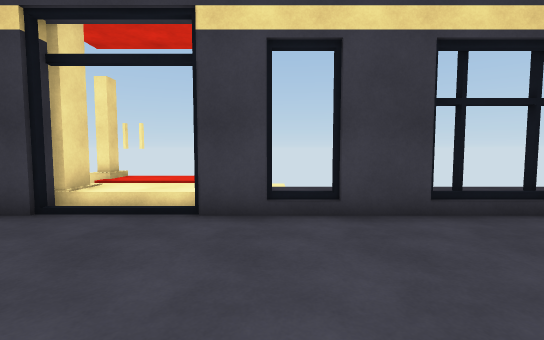
[1] (above)

17 first-person views from a walk through a scene from a Unity 3-D project. The camera is 1.3 m above the floor, tilts 4° down and sees 85° across. The floor is counted in squares, 1 m on a side. Each view is taken from the middle of a square. On the plan, view 1 faces up. The plan holds only what a view shows up to about 14 squares ahead; the rest is blank. The place goes on beyond the plan. The player is left out. Door leaves are left out, so doorways stand open.

[2]
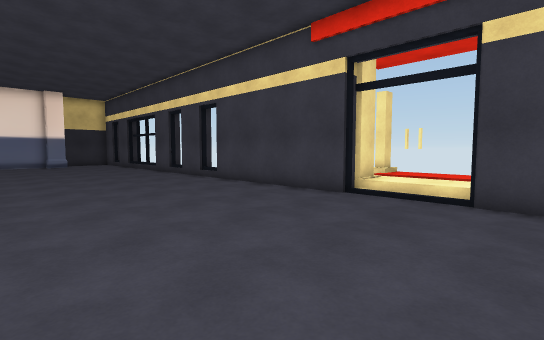

[3]
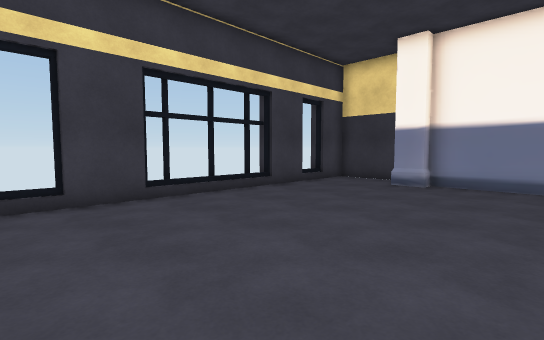

[4]
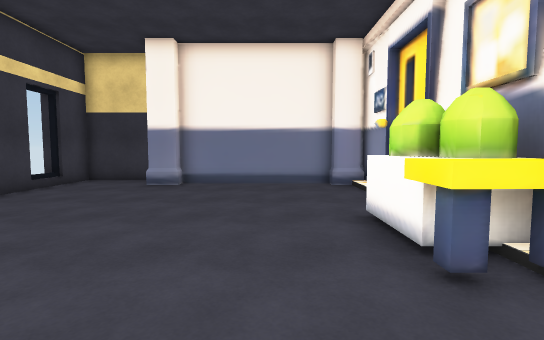

[5]
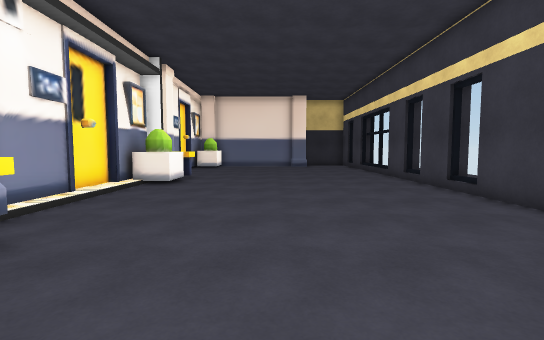

[6]
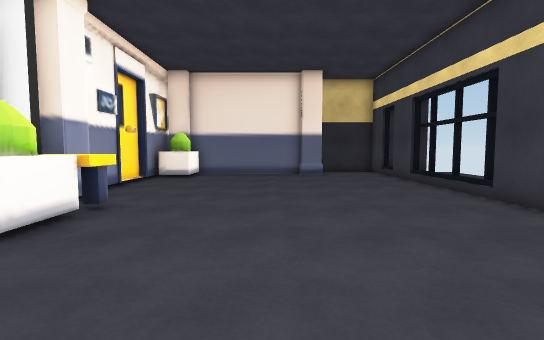

[7]
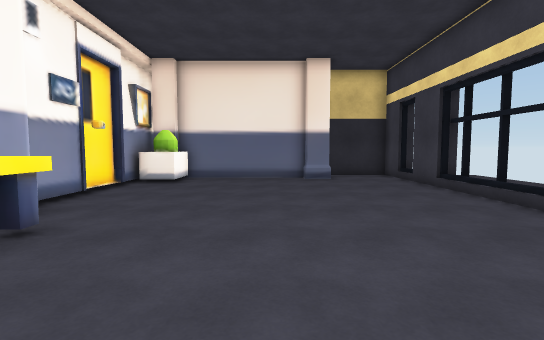

[8]
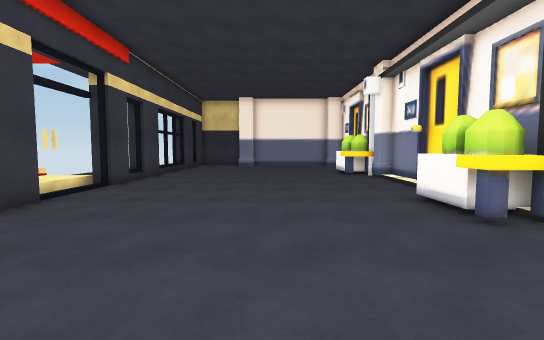

[9]
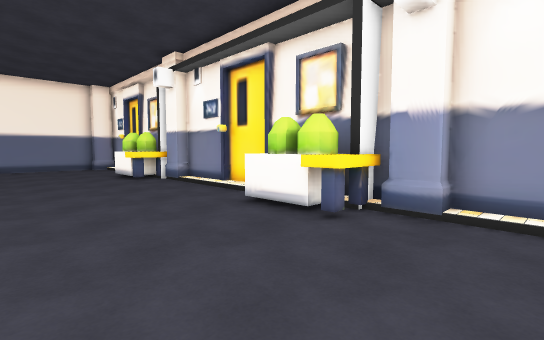

[10]
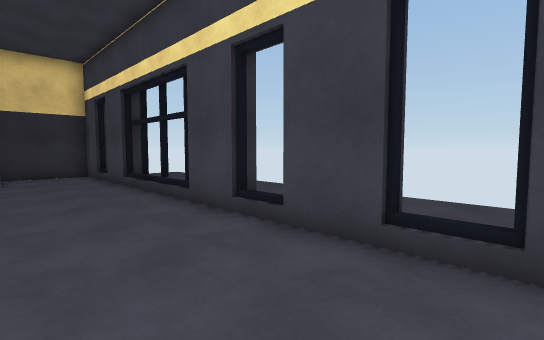

[11]
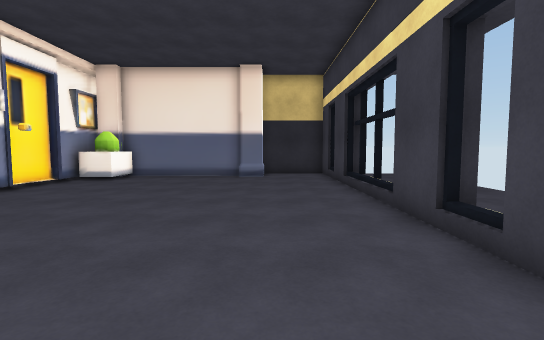

[12]
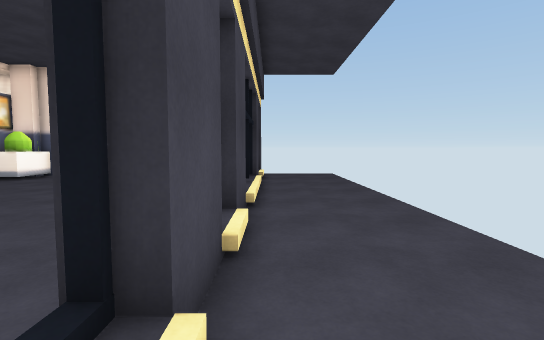

[13]
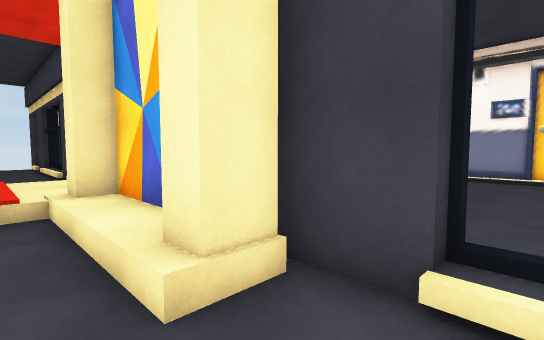

[14]
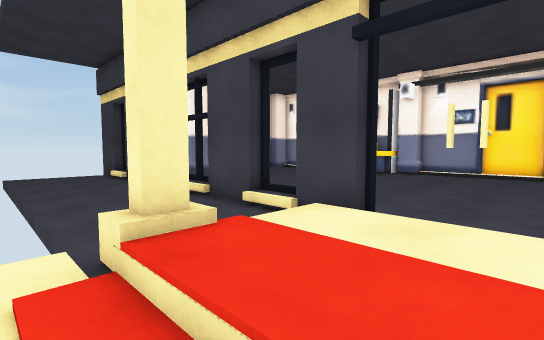

[15]
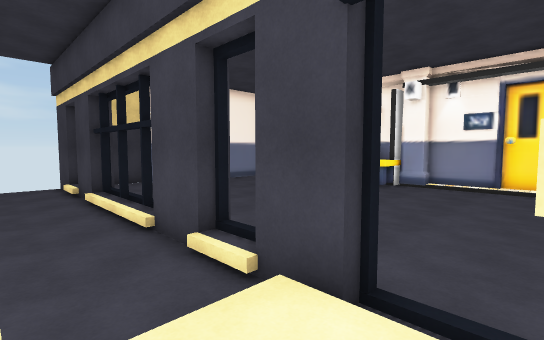

[16]
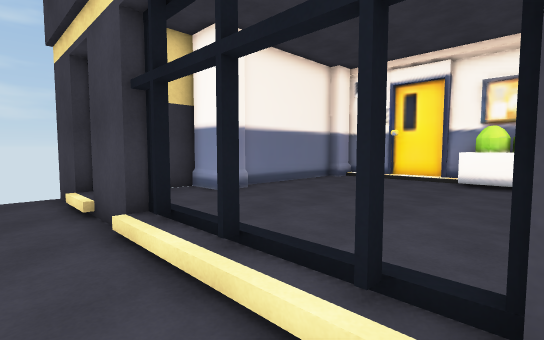

[17]
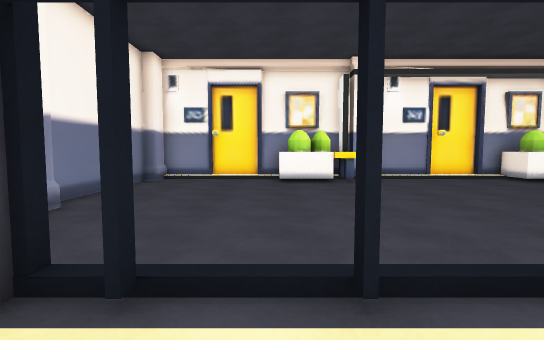

### Floor plan
Key: @ floor where view 1 was taken; # wall or solid block; x gap in a wall; . main floor; : floor 0.25 m higher than the main floor; + floor 0.5 m higher than the main floor; / step, stairs or slope; D open door; ^ raised ledge; O other object.
Columns run from 27 left of view 1 to 13 right of it. Each row starts with its distance up from view 1.
 11                        . ...
 10                       O////#
  9   .............. .....O+++O ............
  8   ................O///O:::/.............
  7   ...............OO ##O:DDD.............
  6 ##O##OO#OO##O##O######D/DDDxx##O#OO##O###
  5 #.......................................#
  4 #.......................................#
  3 #.......................................#
  2 ##....................................###
  1  #....................................#
  0  #.........................@..........#
 -1  #....................................#
 -2  #....................................#
 -3  #....................................#
 -4  ###......^^##......^###......^###....#
 -5  ####....#####/////#####/////#####////O
 -6     #######  ############## ######### #

Where each view was taken, in squares from view 1:
view 1: 0 up, 0 right, facing up
view 2: 2 down, 0 right, facing up-left
view 3: 2 down, 0 right, facing up-right
view 4: 2 down, 0 right, facing right
view 5: 0 up, 3 left, facing left
view 6: 0 up, 10 left, facing left
view 7: 0 up, 12 left, facing left
view 8: 0 up, 12 left, facing right
view 9: 1 up, 10 left, facing down-right
view 10: 2 up, 11 left, facing up-left
view 11: 3 up, 11 left, facing left
view 12: 7 up, 11 left, facing left
view 13: 9 up, 12 left, facing down-right
view 14: 11 up, 4 left, facing down-right
view 15: 9 up, 3 left, facing down-right
view 16: 8 up, 3 right, facing down-right
view 17: 8 up, 6 right, facing down
